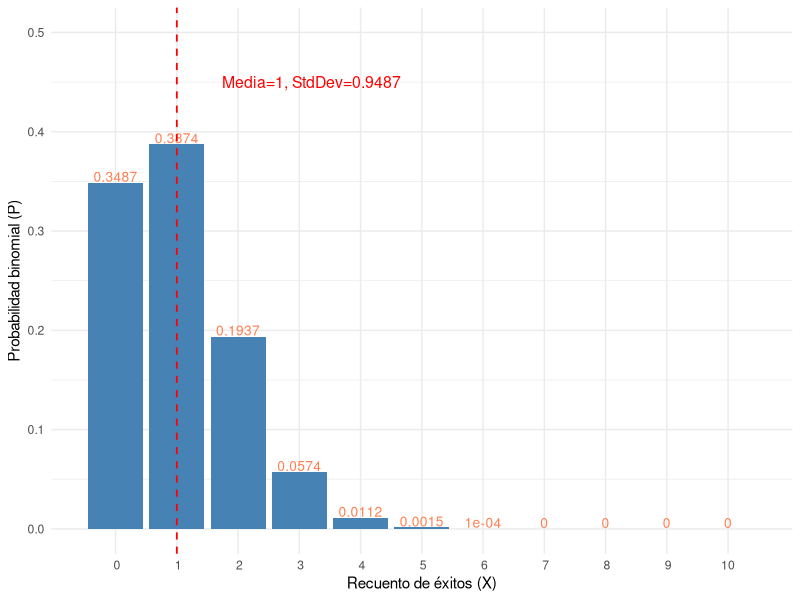

This figure's R source:
## ---- chunk 1
knitr::opts_chunk$set(echo = TRUE, warning = FALSE, message = FALSE)
## ---- chunk 2
library(tidyverse)

probabilities = data.frame(p=c(dbinom( c(0:10), size = 10, prob =.1)), X=c(0:10))
probabilities<-mutate(probabilities, p=round( p, 4))

# Alternativa manual. 

proba<-data.frame(p=c(
dbinom(0,10,.1),
dbinom(1,10,.1),
dbinom(2,10,.1),
dbinom(3,10,.1),
dbinom(4,10,.1),
dbinom(5,10,.1),
dbinom(6,10,.1),
dbinom(7,10,.1),
dbinom(8,10,.1),
dbinom(9,10,.1),
dbinom(10,10,.1)), 
X=c(0,1,2,3,4,5,6,7,8,9,10))

proba<-mutate(proba, p=round( p, 4))


ggplot(probabilities,aes(X, p))+
  geom_bar(stat="identity", fill="steelblue")+
  labs(x="Recuento de éxitos (X)", y="Probabilidad binomial (P)")+
  geom_text(aes(label=p), vjust=-.1, color="coral", size=3.5)+
  theme_minimal()+
 scale_x_discrete(limits=c(0,1,2,3,4,5,6,7,8,9,10 ))+
  geom_vline(xintercept = 1, linetype="dashed", color="red", size=.6)+
  annotate("text", x=3.2, y=.45, size=4,color="red",label="Media=1, StdDev=0.9487")+ theme(legend.title=element_blank())+
  expand_limits(y = .5)+
  expand_limits(x = 0)

  
